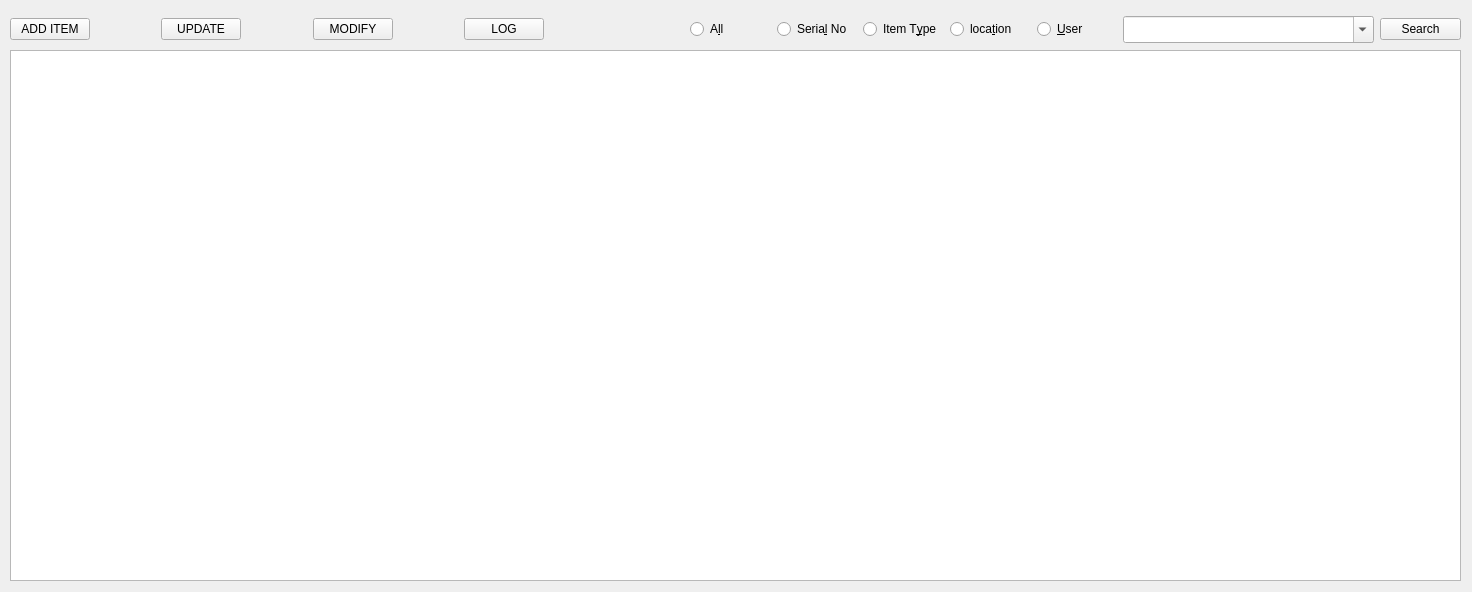
<?xml version="1.0" encoding="UTF-8"?>
<ui version="4.0">
 <class>MainWindow</class>
 <widget class="QMainWindow" name="MainWindow">
  <property name="geometry">
   <rect>
    <x>0</x>
    <y>0</y>
    <width>1472</width>
    <height>592</height>
   </rect>
  </property>
  <property name="windowTitle">
   <string>MainWindow</string>
  </property>
  <property name="styleSheet">
   <string notr="true"/>
  </property>
  <widget class="QWidget" name="centralwidget">
   <widget class="QTableWidget" name="tableWidget">
    <property name="geometry">
     <rect>
      <x>10</x>
      <y>50</y>
      <width>1451</width>
      <height>531</height>
     </rect>
    </property>
   </widget>
   <widget class="QWidget" name="layoutWidget">
    <property name="geometry">
     <rect>
      <x>10</x>
      <y>10</y>
      <width>534</width>
      <height>38</height>
     </rect>
    </property>
    <layout class="QHBoxLayout" name="horizontalLayout_2">
     <item>
      <widget class="QPushButton" name="addButton">
       <property name="text">
        <string>ADD ITEM</string>
       </property>
      </widget>
     </item>
     <item>
      <spacer name="horizontalSpacer">
       <property name="orientation">
        <enum>Qt::Horizontal</enum>
       </property>
       <property name="sizeHint" stdset="0">
        <size>
         <width>40</width>
         <height>20</height>
        </size>
       </property>
      </spacer>
     </item>
     <item>
      <widget class="QPushButton" name="updateButton">
       <property name="text">
        <string>UPDATE</string>
       </property>
      </widget>
     </item>
     <item>
      <spacer name="horizontalSpacer_2">
       <property name="orientation">
        <enum>Qt::Horizontal</enum>
       </property>
       <property name="sizeHint" stdset="0">
        <size>
         <width>40</width>
         <height>20</height>
        </size>
       </property>
      </spacer>
     </item>
     <item>
      <widget class="QPushButton" name="deleteButton">
       <property name="text">
        <string>MODIFY</string>
       </property>
      </widget>
     </item>
     <item>
      <spacer name="horizontalSpacer_3">
       <property name="orientation">
        <enum>Qt::Horizontal</enum>
       </property>
       <property name="sizeHint" stdset="0">
        <size>
         <width>40</width>
         <height>20</height>
        </size>
       </property>
      </spacer>
     </item>
     <item>
      <widget class="QPushButton" name="logButton">
       <property name="text">
        <string>LOG</string>
       </property>
      </widget>
     </item>
    </layout>
   </widget>
   <widget class="QWidget" name="layoutWidget">
    <property name="geometry">
     <rect>
      <x>690</x>
      <y>15</y>
      <width>771</width>
      <height>29</height>
     </rect>
    </property>
    <layout class="QHBoxLayout" name="horizontalLayout">
     <item>
      <widget class="QRadioButton" name="allButton">
       <property name="text">
        <string>A&amp;ll</string>
       </property>
      </widget>
     </item>
     <item>
      <widget class="QRadioButton" name="serialNoButton">
       <property name="text">
        <string>Seria&amp;l No</string>
       </property>
      </widget>
     </item>
     <item>
      <widget class="QRadioButton" name="itemTypeButton">
       <property name="text">
        <string>Item T&amp;ype</string>
       </property>
      </widget>
     </item>
     <item>
      <widget class="QRadioButton" name="locationButton">
       <property name="text">
        <string>loca&amp;tion</string>
       </property>
      </widget>
     </item>
     <item>
      <widget class="QRadioButton" name="userButton">
       <property name="text">
        <string>&amp;User</string>
       </property>
      </widget>
     </item>
     <item>
      <widget class="QComboBox" name="comboBox">
       <property name="minimumSize">
        <size>
         <width>251</width>
         <height>27</height>
        </size>
       </property>
       <property name="maximumSize">
        <size>
         <width>251</width>
         <height>27</height>
        </size>
       </property>
       <property name="editable">
        <bool>true</bool>
       </property>
      </widget>
     </item>
     <item>
      <widget class="QPushButton" name="searchButton">
       <property name="text">
        <string>Search</string>
       </property>
      </widget>
     </item>
    </layout>
   </widget>
  </widget>
 </widget>
 <resources/>
 <connections/>
</ui>
